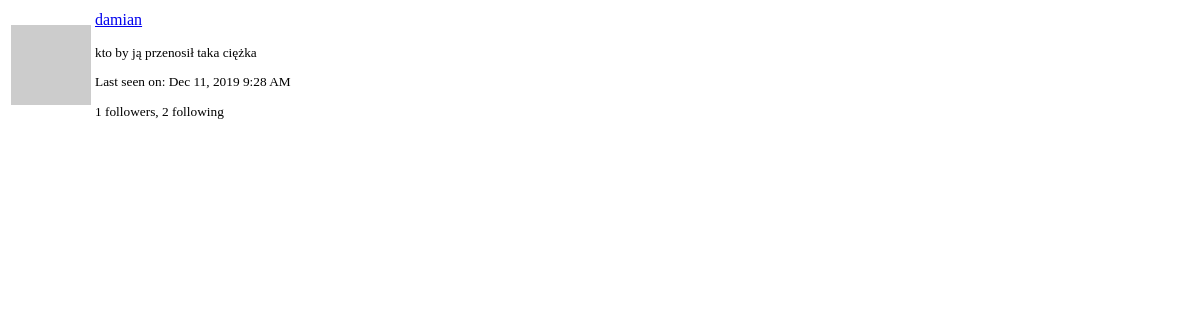
Before: /user/damian/popup (signed in) with the older database file.
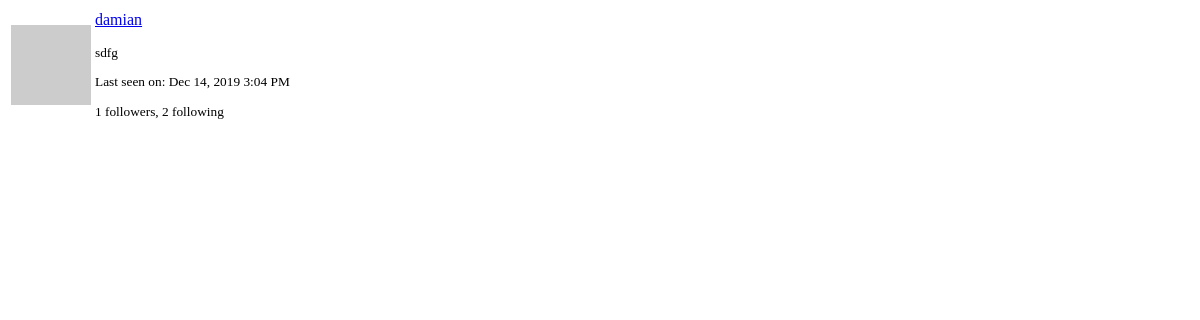
After: the same page with the newer database file.
### app/models.py (models this page shows, shortened)
class User(UserMixin, db.Model):
    id = db.Column(db.Integer, primary_key=True)
    username = db.Column(db.String(64), index=True, unique=True)
    email = db.Column(db.String(120), index=True, unique=True)
    password_hash = db.Column(db.String(128))
    posts = db.relationship('Post', backref='author', lazy='dynamic')
    about_me = db.Column(db.String(140))
    last_seen = db.Column(db.DateTime, default=datetime.utcnow)
    followed = db.relationship(
        'User', secondary=followers,
        primaryjoin=(followers.c.follower_id == id),
        secondaryjoin=(followers.c.followed_id == id),
        backref=db.backref('followers', lazy='dynamic'), lazy='dynamic')
    messages_sent = db.relationship('Message', foreign_keys='Message.sender_id',
                                    backref='author', lazy='dynamic')
    messages_received = db.relationship('Message', foreign_keys='Message.recipient_id',
                                        backref='recipient', lazy='dynamic')
    last_message_read_time = db.Column(db.DateTime)
    def avatar(self, size):
        digest = md5(self.email.lower().encode('utf-8')).hexdigest()
        return 'https://www.gravatar.com/avatar/{}?d=identicon&s={}'.format(
            digest, size)

### app/routes.py (the view)
@app.route('/user/<username>/popup')
def user_popup(username):
    user = User.query.filter_by(username=username).first_or_404()
    return render_template('user_popup.html', user=user)

### app/models.py (called while the page is built)
@login.user_loader
def load_user(id):
    return User.query.get(int(id))

### app/routes.py (called while the page is built)
@app.before_request
def before_request():
    if current_user.is_authenticated:
        current_user.last_seen = datetime.utcnow()
        db.session.commit()
    g.locale = str(get_locale())

### app/templates/user_popup.html (shortened to what this page needs)
<table class="table">
    <tr>
        <td width="64" style="border: 0px;">
            <a href="{{ url_for('user', username=user.username) }}">
                <img src="{{ user.avatar(64) }}">
            </a>
        </td>
        <td style="border: 0px;">
            <p>
                <a href="{{ url_for('user', username=user.username) }}">
                    {{ user.username }}
                </a>
            </p>
            <small>
                {% if user.about_me %}<p>{{ user.about_me }}</p>{% endif %}
                {% if user.last_seen %}
                <p>{{ _('Last seen on') }}:
                   {{ moment(user.last_seen).format('lll') }}</p>
                {% endif %}
                <p>{{ _('%(count)d followers', count=user.followers.count()) }},
                   {{ _('%(count)d following', count=user.followed.count()) }}</p>
            </small>
        </td>
    </tr>
</table>

Changed rows visible on the page:
changed User "damian": about_me "kto by ją przenosił taka ciężka" → "sdfg"; last_seen "Dec 11, 2019 9:28 AM" → "Dec 14, 2019 3:04 PM"
